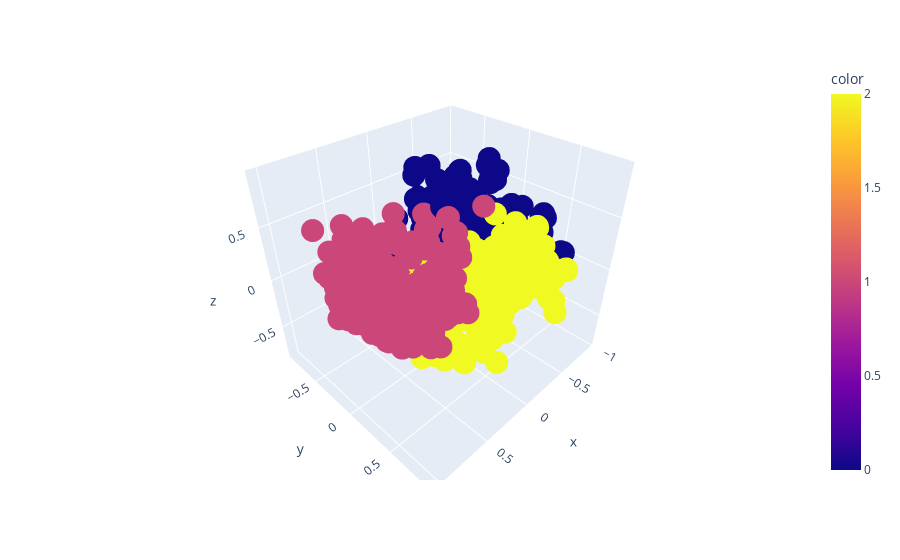

The notebook cell this image was saved under:
### Code cell
import plotly.express as px
fig = px.scatter_3d(df_3d,x="x",y="y",z="z",color=final_model.labels_)
fig.show()

### Figure 1 — Plotly figure (JSON) as saved in the notebook; plotly's stock layout.template omitted (floating-point values rounded to 4 significant figures; data arrays with more than 128 entries replaced by an {"elided": "..."} marker saying what was removed)
{"data": [{"hovertemplate": "x=%{x}<br>y=%{y}<br>z=%{z}<br>color=%{marker.color}<extra></extra>", "legendgroup": "", "marker": {"color": {"elided": "1535 int values"}, "coloraxis": "coloraxis", "symbol": "circle"}, "mode": "markers", "name": "", "scene": "scene", "showlegend": false, "type": "scatter3d", "x": {"elided": "1535 float values"}, "y": {"elided": "1535 float values"}, "z": {"elided": "1535 float values"}}], "layout": {"coloraxis": {"colorbar": {"title": {"text": "color"}}, "colorscale": [[0, "#0d0887"], [0.1111, "#46039f"], [0.2222, "#7201a8"], [0.3333, "#9c179e"], [0.4444, "#bd3786"], [0.5556, "#d8576b"], [0.6667, "#ed7953"], [0.7778, "#fb9f3a"], [0.8889, "#fdca26"], [1, "#f0f921"]]}, "legend": {"tracegroupgap": 0}, "margin": {"t": 60}, "scene": {"domain": {"x": [0, 1], "y": [0, 1]}, "xaxis": {"title": {"text": "x"}}, "yaxis": {"title": {"text": "y"}}, "zaxis": {"title": {"text": "z"}}}}}
